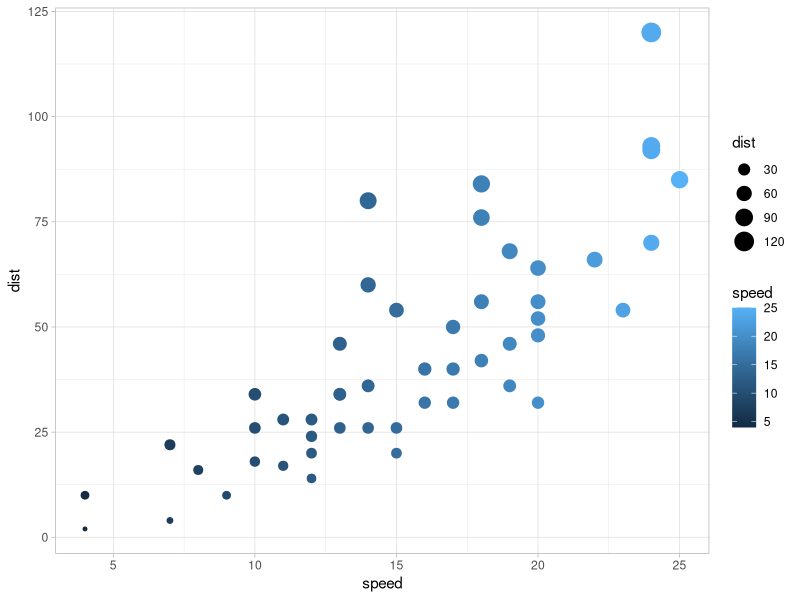

Reproduce this figure in R.
## ---- chunk 1
knitr::opts_chunk$set(echo = TRUE)
## ---- chunk 2
summary(cars)
## ---- chunk 3
library(ggplot2)
theme_set(theme_light())
ggplot(cars, aes(x=speed,y=dist,color=speed,size=dist)) + geom_point()
